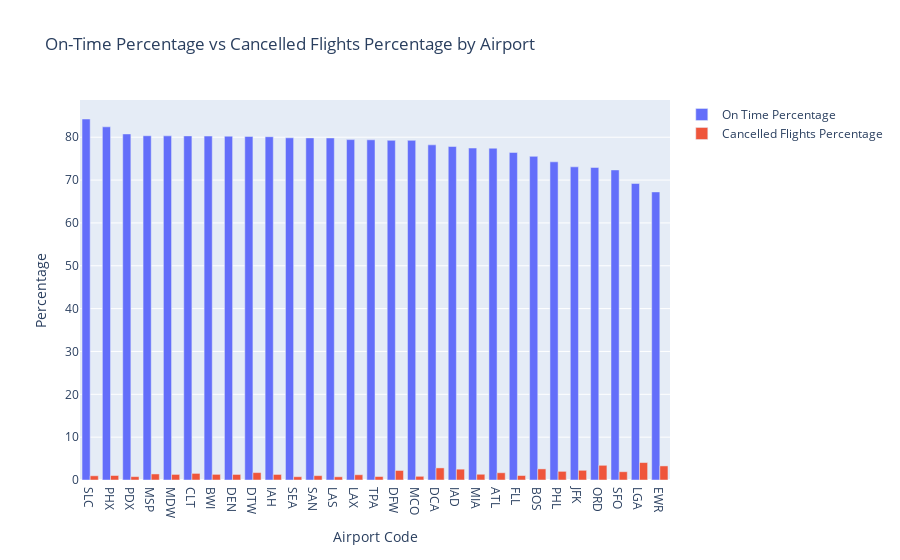

Notebook cell for this chart:
### Code cell
airport_codes = ontime_flights['airport_code']
on_time_percentage = ontime_flights['on_time_percentage']
cancelled_flights_percentage = ontime_flights['cancelled_flights_percentage']

# Create the stacked bar chart
fig = go.Figure(data=[
    go.Bar(name='On Time Percentage', x=airport_codes, y=on_time_percentage),
    go.Bar(name='Cancelled Flights Percentage', x=airport_codes, y=cancelled_flights_percentage)
])

# Update layout
fig.update_layout(barmode='group', title='On-Time Percentage vs Cancelled Flights Percentage by Airport', xaxis_title='Airport Code', yaxis_title='Percentage')

# Show the plot
fig.show()

### Figure 1 — Plotly figure (JSON) as saved in the notebook; plotly's stock layout.template omitted (floating-point values rounded to 4 significant figures)
{"data": [{"name": "On Time Percentage", "type": "bar", "x": ["SLC", "PHX", "PDX", "MSP", "MDW", "CLT", "BWI", "DEN", "DTW", "IAH", "SEA", "SAN", "LAS", "LAX", "TPA", "DFW", "MCO", "DCA", "IAD", "MIA", "ATL", "FLL", "BOS", "PHL", "JFK", "ORD", "SFO", "LGA", "EWR"], "y": [84.25, 82.42, 80.76, 80.34, 80.32, 80.31, 80.27, 80.24, 80.18, 80.12, 79.86, 79.84, 79.83, 79.44, 79.4, 79.27, 79.27, 78.22, 77.83, 77.47, 77.43, 76.44, 75.53, 74.26, 73.09, 72.94, 72.36, 69.19, 67.23]}, {"name": "Cancelled Flights Percentage", "type": "bar", "x": ["SLC", "PHX", "PDX", "MSP", "MDW", "CLT", "BWI", "DEN", "DTW", "IAH", "SEA", "SAN", "LAS", "LAX", "TPA", "DFW", "MCO", "DCA", "IAD", "MIA", "ATL", "FLL", "BOS", "PHL", "JFK", "ORD", "SFO", "LGA", "EWR"], "y": [0.982, 1.05, 0.789, 1.409, 1.303, 1.54, 1.317, 1.296, 1.732, 1.298, 0.7675, 1.017, 0.7502, 1.226, 0.811, 2.222, 0.8621, 2.824, 2.528, 1.34, 1.692, 1.044, 2.591, 2.019, 2.263, 3.431, 1.935, 4.069, 3.285]}], "layout": {"barmode": "group", "title": {"text": "On-Time Percentage vs Cancelled Flights Percentage by Airport"}, "xaxis": {"title": {"text": "Airport Code"}}, "yaxis": {"title": {"text": "Percentage"}}}}
